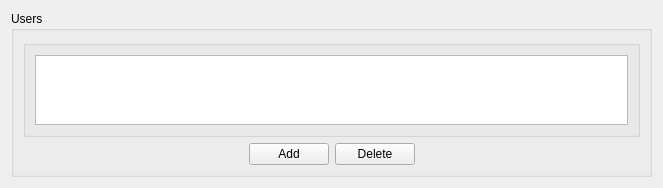
<?xml version="1.0" encoding="UTF-8"?>
<ui version="4.0">
 <class>UsersControl</class>
 <widget class="QWidget" name="UsersControl">
  <property name="geometry">
   <rect>
    <x>0</x>
    <y>0</y>
    <width>649</width>
    <height>178</height>
   </rect>
  </property>
  <property name="windowTitle">
   <string>Form</string>
  </property>
  <layout class="QGridLayout" name="gridLayout_5">
   <item row="0" column="0">
    <widget class="QGroupBox" name="groupBoxPassifScalar">
     <property name="title">
      <string>Users</string>
     </property>
     <layout class="QGridLayout" name="gridLayout_3">
      <item row="0" column="0">
       <widget class="QGroupBox" name="groupBoxPassifScalar_2">
        <property name="title">
         <string/>
        </property>
        <layout class="QGridLayout" name="_2">
         <property name="margin">
          <number>9</number>
         </property>
         <property name="spacing">
          <number>6</number>
         </property>
         <item row="0" column="0">
          <widget class="QTableView" name="tableViewUsers"/>
         </item>
        </layout>
       </widget>
      </item>
      <item row="1" column="0">
       <layout class="QHBoxLayout" name="_3">
        <property name="spacing">
         <number>6</number>
        </property>
        <property name="margin">
         <number>0</number>
        </property>
        <item>
         <spacer>
          <property name="orientation">
           <enum>Qt::Horizontal</enum>
          </property>
          <property name="sizeHint" stdset="0">
           <size>
            <width>17</width>
            <height>17</height>
           </size>
          </property>
         </spacer>
        </item>
        <item>
         <layout class="QHBoxLayout" name="_4">
          <property name="spacing">
           <number>6</number>
          </property>
          <property name="margin">
           <number>0</number>
          </property>
          <item>
           <widget class="QPushButton" name="pushButtonAdd">
            <property name="text">
             <string>Add</string>
            </property>
           </widget>
          </item>
          <item>
           <widget class="QPushButton" name="pushButtonDelete">
            <property name="text">
             <string>Delete</string>
            </property>
           </widget>
          </item>
         </layout>
        </item>
        <item>
         <spacer>
          <property name="orientation">
           <enum>Qt::Horizontal</enum>
          </property>
          <property name="sizeHint" stdset="0">
           <size>
            <width>17</width>
            <height>17</height>
           </size>
          </property>
         </spacer>
        </item>
       </layout>
      </item>
     </layout>
    </widget>
   </item>
   <item row="1" column="0">
    <spacer>
     <property name="orientation">
      <enum>Qt::Vertical</enum>
     </property>
     <property name="sizeHint" stdset="0">
      <size>
       <width>641</width>
       <height>16</height>
      </size>
     </property>
    </spacer>
   </item>
  </layout>
 </widget>
 <resources/>
 <connections/>
</ui>
